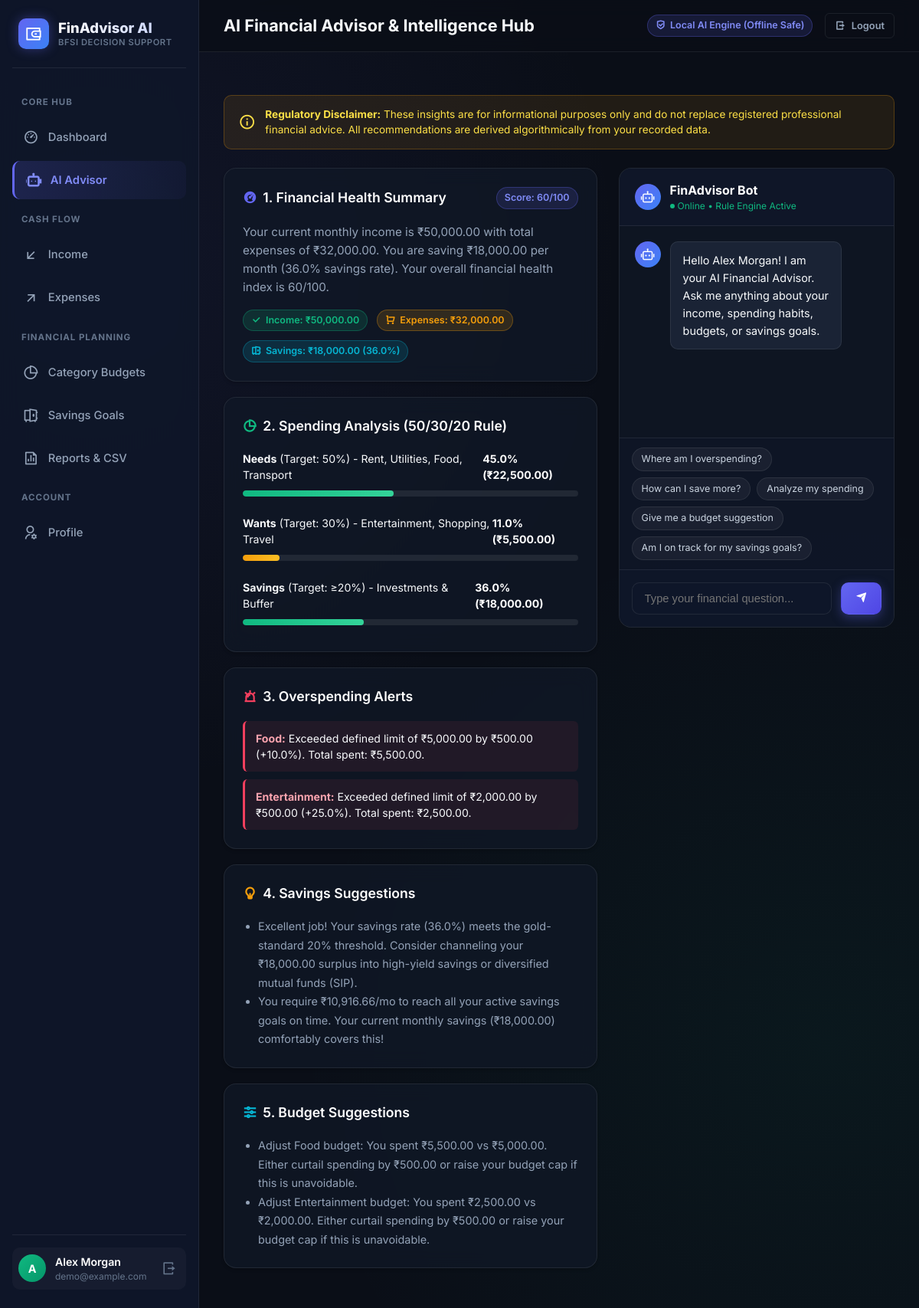
/advisor/ (signed in), run on the app's committed database.
### models.py (models this page shows, shortened)
class User(UserMixin, db.Model):
    __tablename__ = 'users'
    id = db.Column(db.Integer, primary_key=True)
    name = db.Column(db.String(100), nullable=False)
    email = db.Column(db.String(120), unique=True, nullable=False, index=True)
    password_hash = db.Column(db.String(255), nullable=False)
    created_at = db.Column(db.DateTime, default=utc_now)
    incomes = db.relationship('Income', backref='user', lazy=True, cascade='all, delete-orphan')
    expenses = db.relationship('Expense', backref='user', lazy=True, cascade='all, delete-orphan')
    budgets = db.relationship('Budget', backref='user', lazy=True, cascade='all, delete-orphan')
    savings_goals = db.relationship('SavingsGoal', backref='user', lazy=True, cascade='all, delete-orphan')

class Expense(db.Model):
    __tablename__ = 'expenses'
    CATEGORIES = [
        'Food', 'Rent', 'Transport', 'Education', 'Healthcare',
        'Shopping', 'Entertainment', 'Utilities', 'Bills', 'Travel', 'Other'
    ]
    id = db.Column(db.Integer, primary_key=True)
    user_id = db.Column(db.Integer, db.ForeignKey('users.id'), nullable=False, index=True)
    amount = db.Column(db.Float, nullable=False)
    category = db.Column(db.String(50), nullable=False, default='Food')
    date = db.Column(db.Date, nullable=False, default=date.today)
    description = db.Column(db.String(255), nullable=True)
    created_at = db.Column(db.DateTime, default=utc_now)

class Budget(db.Model):
    __tablename__ = 'budgets'
    id = db.Column(db.Integer, primary_key=True)
    user_id = db.Column(db.Integer, db.ForeignKey('users.id'), nullable=False, index=True)
    category = db.Column(db.String(50), nullable=False)
    amount = db.Column(db.Float, nullable=False)
    created_at = db.Column(db.DateTime, default=utc_now)
    __table_args__ = (
        db.UniqueConstraint('user_id', 'category', name='unique_user_category_budget'),
    )

### routes/advisor.py (the view)
@advisor_bp.route('/')
@login_required
def index():
    audit = get_financial_audit(current_user.id)
    return render_template('advisor.html', audit=audit)

### models.py (called while the page is built)
    @property
    def remaining_amount(self):
        return max(0.0, round(self.target_amount - self.current_amount, 2))

    @property
    def months_remaining(self):
        today = date.today()
        if self.deadline <= today:
            return 0
        months = (self.deadline.year - today.year) * 12 + (self.deadline.month - today.month)
        if self.deadline.day < today.day:
            months = max(1, months)
        return max(1, months)

    @property
    def monthly_required(self):
        if self.remaining_amount <= 0:
            return 0.0
        m = self.months_remaining
        return round(self.remaining_amount / (m if m > 0 else 1), 2)

### templates/advisor.html (shortened to what this page needs)
{% extends "base.html" %}
{% block page_title %}AI Financial Advisor & Intelligence Hub{% endblock %}
{% block content %}
<div class="disclaimer-banner">
  <i class="ri-information-line" style="font-size: 1.4rem;"></i>
  <div>
    <strong>Regulatory Disclaimer:</strong> These insights are for informational purposes only and do not replace registered professional financial advice. All recommendations are derived algorithmically from your recorded data.
  </div>
</div>
<div class="advisor-grid">
  <div>
    <div class="card audit-card">
      <div class="card-header">
        <div class="card-title">
          <i class="ri-dashboard-2-line" style="color: #6366f1;"></i>
          1. Financial Health Summary
        </div>
        <span class="badge badge-purple">Score: {{ audit.score }}/100</span>
      </div>
      <p style="color: var(--text-secondary); font-size: 0.95rem; line-height: 1.6; margin-bottom: 16px;">
        {{ audit.summary_text }}
      </p>
      <div style="display: flex; gap: 12px; flex-wrap: wrap;">
        <div class="badge badge-success">
          <i class="ri-check-line"></i> Income: {{ audit.monthly_income | inr }}
        </div>
        <div class="badge badge-warning">
          <i class="ri-shopping-cart-line"></i> Expenses: {{ audit.total_expenses | inr }}
        </div>
        <div class="badge badge-info">
          <i class="ri-safe-2-line"></i> Savings: {{ audit.monthly_savings | inr }} ({{ audit.savings_rate }}%)
        </div>
      </div>
    </div>
    <div class="card audit-card">
      <div class="card-header">
        <div class="card-title">
          <i class="ri-pie-chart-2-line" style="color: #10b981;"></i>
          2. Spending Analysis (50/30/20 Rule)
        </div>
      </div>
      <div style="display: flex; flex-direction: column; gap: 14px;">
        <div>
          <div style="display: flex; justify-content: space-between; font-size: 0.88rem; margin-bottom: 4px;">
            <span><strong>Needs</strong> (Target: 50%) - Rent, Utilities, Food, Transport</span>
            <span style="font-weight: 700; color: #fff;">{{ audit.spending_analysis.needs_pct }}% ({{ audit.spending_analysis.needs_spend | inr }})</span>
          </div>
          <div class="progress-bar-container">
            <div class="progress-bar {{ 'progress-danger' if audit.spending_analysis.needs_pct > 60 else 'progress-success' }}" style="width: {{ [audit.spending_analysis.needs_pct, 100.0] | min }}%;"></div>
          </div>
        </div>
        <div>
          <div style="display: flex; justify-content: space-between; font-size: 0.88rem; margin-bottom: 4px;">
            <span><strong>Wants</strong> (Target: 30%) - Entertainment, Shopping, Travel</span>
            <span style="font-weight: 700; color: #fff;">{{ audit.spending_analysis.wants_pct }}% ({{ audit.spending_analysis.wants_spend | inr }})</span>
          </div>
          <div class="progress-bar-container">
            <div class="progress-bar {{ 'progress-danger' if audit.spending_analysis.wants_pct > 35 else 'progress-warning' }}" style="width: {{ [audit.spending_analysis.wants_pct, 100.0] | min }}%;"></div>
          </div>
        </div>
        <div>
          <div style="display: flex; justify-content: space-between; font-size: 0.88rem; margin-bottom: 4px;">
            <span><strong>Savings</strong> (Target: ≥20%) - Investments & Buffer</span>
            <span style="font-weight: 700; color: #fff;">{{ audit.spending_analysis.savings_pct }}% ({{ audit.spending_analysis.savings_spend | inr }})</span>
          </div>
          <div class="progress-bar-container">
            <div class="progress-bar {{ 'progress-success' if audit.spending_analysis.savings_pct >= 20 else 'progress-danger' }}" style="width: {{ [audit.spending_analysis.savings_pct, 100.0] | min }}%;"></div>
          </div>
        </div>
      </div>
    </div>
    <div class="card audit-card">
      <div class="card-header">
        <div class="card-title">
          <i class="ri-alarm-warning-line" style="color: #f43f5e;"></i>
          3. Overspending Alerts
        </div>
      </div>
      {% if audit.overspending_alerts %}
        <div style="display: flex; flex-direction: column; gap: 10px;">
          {% for alert in audit.overspending_alerts %}
            <div style="background: rgba(244, 63, 94, 0.08); border-left: 3px solid var(--accent-danger); padding: 12px 14px; border-radius: var(--radius-sm); font-size: 0.88rem;">
              <strong style="color: #fda4af;">{{ alert.category }}:</strong>
              {% if not alert.unbudgeted %}
                Exceeded defined limit of {{ alert.limit | inr }} by {{ alert.overage | inr }} (+{{ alert.pct_over }}%). Total spent: {{ alert.spent | inr }}.
              {% else %}
                High unbudgeted spending of {{ alert.spent | inr }} ({{ alert.pct_over }}% of monthly income).
              {% endif %}
            </div>
          {% endfor %}
        </div>
      {% else %}
        <div style="color: var(--accent-success); font-size: 0.9rem; display: flex; align-items: center; gap: 8px;">
          <i class="ri-checkbox-circle-line" style="font-size: 1.2rem;"></i>
          No overspending triggers detected this month! All categories are within parameters.
        </div>
      {% endif %}
    </div>
    <div class="card audit-card">
      <div class="card-header">
        <div class="card-title">
          <i class="ri-lightbulb-line" style="color: #f59e0b;"></i>
          4. Savings Suggestions
        </div>
      </div>
      <ul style="padding-left: 20px; color: var(--text-secondary); font-size: 0.9rem; line-height: 1.7;">
        {% for s in audit.savings_suggestions %}
          <li>{{ s }}</li>
        {% endfor %}
      </ul>
    </div>
    <div class="card audit-card">
      <div class="card-header">
        <div class="card-title">
          <i class="ri-equalizer-line" style="color: #06b6d4;"></i>
          5. Budget Suggestions
        </div>
      </div>
      <ul style="padding-left: 20px; color: var(--text-secondary); font-size: 0.9rem; line-height: 1.7;">
        {% for b in audit.budget_suggestions %}
          <li>{{ b }}</li>
        {% endfor %}
      </ul>
    </div>
  </div>
  <div>
    <div class="chat-container">
      <div style="padding: 16px 20px; border-bottom: 1px solid var(--border-color); background: rgba(15, 23, 42, 0.95); display: flex; align-items: center; gap: 12px;">
        <div class="msg-avatar" style="background: linear-gradient(135deg, #6366f1, #3b82f6); color: #fff;">
          <i class="ri-robot-2-line"></i>
        </div>
        <div>
          <div style="font-weight: 700; color: #fff;">FinAdvisor Bot</div>
          <div style="font-size: 0.75rem; color: #10b981; display: flex; align-items: center; gap: 4px;">
            <span style="width: 6px; height: 6px; border-radius: 50%; background: #10b981; display: inline-block;"></span>
            Online • Rule Engine Active
          </div>
        </div>
      </div>
      <div class="chat-messages" id="chatMessages">
        <div class="chat-msg bot">
          <div class="msg-avatar"><i class="ri-robot-2-line"></i></div>
          <div class="msg-bubble">
            Hello {{ current_user.name }}! I am your AI Financial Advisor. Ask me anything about your income, spending habits, budgets, or savings goals.
          </div>
        </div>
      </div>
      <div class="suggested-prompts">
        <div class="prompt-pill" data-prompt="Where am I overspending?">
          Where am I overspending?
        </div>
        <div class="prompt-pill" data-prompt="How can I save more?">
          How can I save more?
        </div>
        <div class="prompt-pill" data-prompt="Analyze my spending">
          Analyze my spending
        </div>
        <div class="prompt-pill" data-prompt="Give me a budget suggestion">
          Give me a budget suggestion
        </div>
        <div class="prompt-pill" data-prompt="Am I on track for my savings goals?">
          Am I on track for my savings goals?
        </div>
      </div>
      <form class="chat-input-area" id="chatForm">
        <input type="text" class="chat-input" id="chatInput" placeholder="Type your financial question..." autocomplete="off">
        <button type="submit" class="btn btn-primary" style="padding: 0 18px;">
          <i class="ri-send-plane-fill"></i>
        </button>
      </form>
    </div>
  </div>
</div>
{% endblock %}

### templates/base.html (shortened to what this page needs)
<!DOCTYPE html>
<html lang="en">
<head>
  <link href="https://cdn.jsdelivr.net/npm/remixicon@4.2.0/fonts/remixicon.css" rel="stylesheet">
  <link rel="stylesheet" href="{{ url_for('static', filename='css/style.css') }}">
</head>
<body>
  {% if current_user.is_authenticated %}
  <div class="app-layout">
    <aside class="sidebar">
      <div class="brand">
        <div class="brand-icon">
          <i class="ri-wallet-3-line"></i>
        </div>
        <div>
          <div class="brand-text">FinAdvisor AI</div>
          <div class="brand-tag">BFSI Decision Support</div>
        </div>
      </div>
      <ul class="nav-menu">
        <li class="nav-label">Core Hub</li>
        <li>
          <a href="{{ url_for('dashboard.index') }}" class="nav-link {% if request.blueprint == 'dashboard' %}active{% endif %}">
            <i class="ri-dashboard-3-line"></i>
            <span>Dashboard</span>
          </a>
        </li>
        <li>
          <a href="{{ url_for('advisor.index') }}" class="nav-link {% if request.blueprint == 'advisor' %}active{% endif %}">
            <i class="ri-robot-2-line"></i>
            <span>AI Advisor</span>
          </a>
        </li>
        <li class="nav-label">Cash Flow</li>
        <li>
          <a href="{{ url_for('income.index') }}" class="nav-link {% if request.blueprint == 'income' %}active{% endif %}">
            <i class="ri-arrow-left-down-line"></i>
            <span>Income</span>
          </a>
        </li>
        <li>
          <a href="{{ url_for('expenses.index') }}" class="nav-link {% if request.blueprint == 'expenses' %}active{% endif %}">
            <i class="ri-arrow-right-up-line"></i>
            <span>Expenses</span>
          </a>
        </li>
        <li class="nav-label">Financial Planning</li>
        <li>
          <a href="{{ url_for('budget.index') }}" class="nav-link {% if request.blueprint == 'budget' %}active{% endif %}">
            <i class="ri-pie-chart-2-line"></i>
            <span>Category Budgets</span>
          </a>
        </li>
        <li>
          <a href="{{ url_for('savings.index') }}" class="nav-link {% if request.blueprint == 'savings' %}active{% endif %}">
            <i class="ri-safe-2-line"></i>
            <span>Savings Goals</span>
          </a>
        </li>
        <li>
          <a href="{{ url_for('reports.index') }}" class="nav-link {% if request.blueprint == 'reports' %}active{% endif %}">
            <i class="ri-file-chart-line"></i>
            <span>Reports & CSV</span>
          </a>
        </li>
        <li class="nav-label">Account</li>
        <li>
          <a href="{{ url_for('profile.index') }}" class="nav-link {% if request.blueprint == 'profile' %}active{% endif %}">
            <i class="ri-user-settings-line"></i>
            <span>Profile</span>
          </a>
        </li>
      </ul>
      <div class="nav-footer">
        <div class="user-snippet">
          <div class="user-avatar">{{ current_user.name[0] | upper }}</div>
          <div class="user-info">
            <div class="user-name">{{ current_user.name }}</div>
            <div class="user-role">{{ current_user.email }}</div>
          </div>
          <a href="{{ url_for('auth.logout') }}" title="Logout" style="color: var(--text-muted); font-size: 1.2rem; padding: 4px;">
            <i class="ri-logout-box-r-line"></i>
          </a>
        </div>
      </div>
    </aside>
    <div class="main-wrapper">
      <header class="topbar">
        <div class="topbar-left">
          <div class="page-title">{% block page_title %}Dashboard Overview{% endblock %}</div>
        </div>
        <div class="topbar-right">
          <span class="badge badge-purple">
            <i class="ri-shield-check-line"></i> Local AI Engine (Offline Safe)
          </span>
          <a href="{{ url_for('auth.logout') }}" class="btn btn-outline btn-sm">
            <i class="ri-logout-box-r-line"></i> Logout
          </a>
        </div>
      </header>
      <main class="content-body">
        {% block content %}{% endblock %}
      </main>
    </div>
  </div>
  {% endif %}
</body>
</html>

### data on the page
User: name "A", name "Alex Morgan", email "demo@example.com"
Expense: category "Food"
Budget: limit|inr "₹5,000.00"
Expense: category "Entertainment"
Budget: limit|inr "₹2,000.00"

### other printed values
{{ audit.score }} "60"
{{ audit.summary_text }} "Your current monthly income is ₹50,000.00 with total expenses of ₹32,000.00. You are saving ₹18,000.00 per month (36.0% savings rate). Your overall financial health index is 60/100."
{{ audit.monthly_income | inr }} "₹50,000.00"
{{ audit.total_expenses | inr }} "₹32,000.00"
{{ audit.monthly_savings | inr }} "₹18,000.00"
{{ audit.savings_rate }} "36.0"
{{ audit.spending_analysis.needs_pct }} "45.0"
{{ audit.spending_analysis.needs_spend | inr }} "₹22,500.00"
{{ audit.spending_analysis.wants_pct }} "11.0"
{{ audit.spending_analysis.wants_spend | inr }} "₹5,500.00"
{{ audit.spending_analysis.savings_pct }} "36.0"
{{ audit.spending_analysis.savings_spend | inr }} "₹18,000.00"
{{ alert.overage | inr }} "₹500.00" "₹500.00"
{{ alert.pct_over }} "10.0" "25.0"
{{ alert.spent | inr }} "₹5,500.00" "₹2,500.00"
